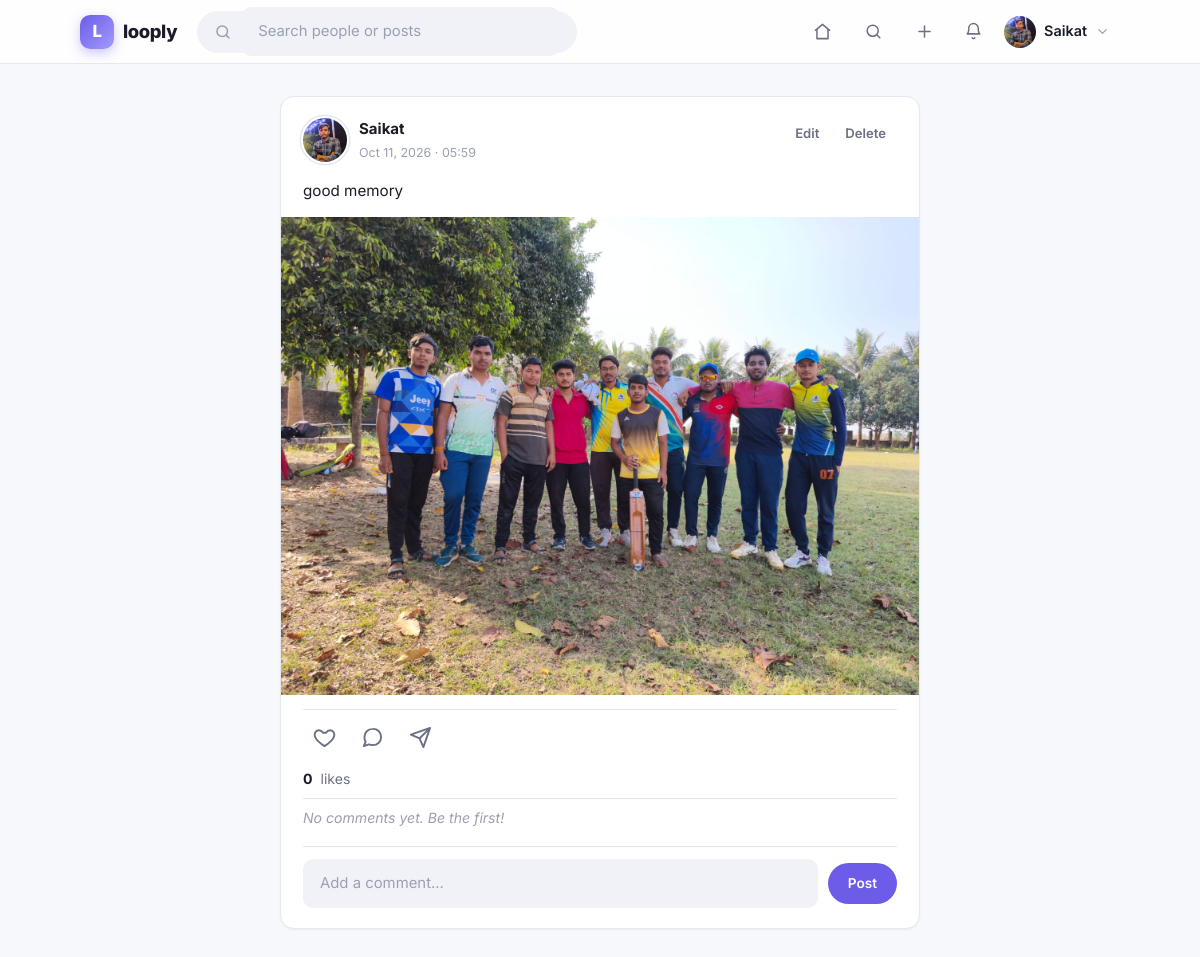
/posts/1/ (signed in), run on the app's committed database.
### accounts/models.py (models this page shows, shortened)
class Profile(models.Model):
    user = models.OneToOneField(
        settings.AUTH_USER_MODEL,
        on_delete=models.CASCADE,
        related_name='profile'
    )
    bio = models.TextField(max_length=300, blank=True)
    avatar = models.ImageField(
        upload_to='avatars/',
        default='avatars/default_avatar.png',
        blank=True
    )
    website = models.URLField(blank=True)
    location = models.CharField(max_length=100, blank=True)
    created_at = models.DateTimeField(auto_now_add=True)
    updated_at = models.DateTimeField(auto_now=True)

### posts/models.py (models this page shows, shortened)
class Post(models.Model):
    author = models.ForeignKey(
        settings.AUTH_USER_MODEL,
        related_name='posts',
        on_delete=models.CASCADE
    )
    content = models.TextField(max_length=1000, blank=True)
    image = models.ImageField(upload_to='posts/', blank=True, null=True)
    created_at = models.DateTimeField(auto_now_add=True)
    updated_at = models.DateTimeField(auto_now=True)
    class Meta:
        ordering = ['-created_at']
    @property
    def likes_count(self):
        return self.likes.count()
    @property
    def comments_count(self):
        return self.comments.count()

### posts/views.py (the view)
# urls.py: path('<int:pk>/', views.post_detail, name='post_detail'),
@login_required
def post_detail(request, pk):
    post = get_object_or_404(
        Post.objects.select_related('author', 'author__profile')
                    .prefetch_related('comments__author', 'likes'),
        pk=pk
    )
    liked = Like.objects.filter(post=post, user=request.user).exists()
    return render(request, 'posts/post_detail.html', {
        'post': post,
        'liked': liked,
    })

### templates/posts/post_detail.html (shortened to what this page needs)
{% extends 'base.html' %}
{% load static post_extras %}
{% block content %}
{% if confirm_delete %}
    <div class="auth-card">
        <h2>Delete this post?</h2>
        <p class="muted">This cannot be undone.</p>
        <form method="POST" action="{% url 'posts:delete_post' post.id %}" class="form-actions">
            {% csrf_token %}
            <button type="submit" class="btn-danger">Yes, delete</button>
            <a href="{% url 'posts:post_detail' post.id %}" class="btn-secondary">Cancel</a>
        </form>
    </div>
{% else %}
    <div class="feed-layout">
        {% include 'posts/post_card.html' with post=post %}
    </div>
{% endif %}
{% endblock %}

### templates/partials/navbar.html (shortened to what this page needs)
{% load static %}
<header class="navbar">
    <div class="navbar-inner">
        <a href="{% url 'home' %}" class="brand" aria-label="Looply home">
            <span class="brand-mark">L</span>
            <span class="brand-name">looply</span>
        </a>
        <form class="nav-search" method="get" action="{% url 'core:search' %}" role="search">
            <svg viewBox="0 0 24 24" aria-hidden="true">
                <circle cx="11" cy="11" r="7"></circle>
                <path d="m20 20-3.2-3.2"></path>
            </svg>
            <input type="search" name="q" placeholder="Search people or posts"
                   aria-label="Search people or posts"
                   value="{{ request.GET.q|default:'' }}">
        </form>
        <nav class="nav-links" id="primary-navigation">
            {% if user.is_authenticated %}
                <a href="{% url 'posts:feed' %}" class="nav-link">
                    <svg viewBox="0 0 24 24" aria-hidden="true">
                        <path d="M3 10.5 12 3l9 7.5"></path>
                        <path d="M5 9.5V21h14V9.5"></path>
                    </svg>
                </a>
                <a href="{% url 'accounts:discover' %}" class="nav-link">
                    <svg viewBox="0 0 24 24" aria-hidden="true">
                        <circle cx="11" cy="11" r="7"></circle>
                        <path d="m20 20-3.2-3.2"></path>
                    </svg>
                </a>
                <a href="{% url 'posts:create_post' %}" class="nav-link">
                    <svg viewBox="0 0 24 24" aria-hidden="true">
                        <path d="M12 5v14M5 12h14"></path>
                    </svg>
                </a>
                <a href="{% url 'core:notifications' %}" class="nav-link notif-link" aria-label="Notifications">
                    <svg viewBox="0 0 24 24" aria-hidden="true">
                        <path d="M18 8a6 6 0 1 0-12 0c0 6-2 7-2 7h16s-2-1-2-7"></path>
                        <path d="M13.7 20a2 2 0 0 1-3.4 0"></path>
                    </svg>
                </a>
                <details class="nav-user">
                    <summary>
                        <img src="{{ user.profile.avatar.url }}" class="avatar-xs" alt="">
                        <span class="nav-user-name">{{ user.username }}</span>
                        <svg class="chev" viewBox="0 0 24 24" aria-hidden="true">
                            <path d="m6 9 6 6 6-6"></path>
                        </svg>
                    </summary>
                </details>
            {% else %}
                <a href="{% url 'accounts:login' %}" class="btn-ghost">Log in</a>
                <a href="{% url 'accounts:register' %}" class="btn-primary btn-sm">Sign up</a>
            {% endif %}
        </nav>
    </div>
</header>

### templates/posts/post_card.html (shortened to what this page needs)
{% load static post_extras %}
<article class="post-card" data-post-id="{{ post.id }}">
    <header class="post-header">
        <a href="{% url 'accounts:profile' post.author.username %}" class="post-author">
            <img src="{{ post.author.profile.avatar.url }}"
                 class="post-avatar" alt="{{ post.author.username }}">
            <div class="post-author-meta">
                <strong>{{ post.author.username }}</strong>
                <span class="post-time">
                    {{ post.created_at|date:"M d, Y" }} · {{ post.created_at|time:"H:i" }}
                </span>
            </div>
        </a>
        {% if post.author == user %}
            <div class="post-menu">
                <a href="{% url 'posts:edit_post' post.id %}" title="Edit">Edit</a>
                <a href="{% url 'posts:delete_post' post.id %}"
                   onclick="return confirm('Delete this post?');" title="Delete">Delete</a>
            </div>
        {% endif %}
    </header>
    {% if post.content %}
        <p class="post-content">{{ post.content }}</p>
    {% endif %}
    {% if post.image %}
        <div class="post-image-wrap">
            <a href="{% url 'posts:post_detail' post.id %}">
                <img src="{{ post.image.url }}" class="post-img" alt="post image">
            </a>
        </div>
    {% endif %}
    <div class="post-actions">
        <button type="button"
                class="icon-btn like-btn {% if post.id|in_set:liked_post_ids %}liked{% endif %}"
                data-url="{% url 'posts:toggle_like' post.id %}"
                aria-label="Like">
            <svg viewBox="0 0 24 24" width="24" height="24">
                <path d="M12 21s-7.5-4.9-9.6-9.2C.7 8.3 2.5 4.5 6 4.5c2 0 3.4 1 4.4 2.5h3.2C14.6 5.5 16 4.5 18 4.5c3.5 0 5.3 3.8 3.6 7.3C19.5 16.1 12 21 12 21z"
                      fill="none" stroke="currentColor" stroke-width="2"
                      stroke-linecap="round" stroke-linejoin="round"/>
            </svg>
        </button>
        <a href="{% url 'posts:post_detail' post.id %}" class="icon-btn" aria-label="Comment">
            <svg viewBox="0 0 24 24" width="24" height="24">
                <path d="M21 11.5a8.4 8.4 0 0 1-9 8.4 9.9 9.9 0 0 1-3.7-.7L3 21l1.8-4.6A8.3 8.3 0 0 1 3.6 11.5 8.4 8.4 0 0 1 12 3a8.4 8.4 0 0 1 9 8.5z"
                      fill="none" stroke="currentColor" stroke-width="2"
                      stroke-linecap="round" stroke-linejoin="round"/>
            </svg>
        </a>
        <button type="button" class="icon-btn share-btn" aria-label="Share">
            <svg viewBox="0 0 24 24" width="24" height="24">
                <path d="M22 2 11 13M22 2l-7 20-4-9-9-4 20-7z"
                      fill="none" stroke="currentColor" stroke-width="2"
                      stroke-linecap="round" stroke-linejoin="round"/>
            </svg>
        </button>
    </div>
    <div class="post-likes">
        <strong class="likes-count">{{ post.likes_count }}</strong>
        <span>{% if post.likes_count == 1 %}like{% else %}likes{% endif %}</span>
    </div>
    <ul class="comments-list">
        {% for c in post.comments.all|slice:":3" %}
            <li>
                <a href="{% url 'accounts:profile' c.author.username %}" class="comment-author">
                    {{ c.author.username }}
                </a>
                <span class="comment-text">{{ c.content }}</span>
            </li>
        {% empty %}
            <li class="no-comments">No comments yet. Be the first!</li>
        {% endfor %}
    </ul>
    <form class="comment-form" data-url="{% url 'posts:add_comment' post.id %}">
        <input type="text" name="content" maxlength="500"
               placeholder="Add a comment..." required autocomplete="off">
        <button type="submit">Post</button>
    </form>
</article>

### data on the page
Post: author.profile.avatar (picture), author.username "Saikat", created_at "Oct 11, 2026", created_at "05:59", content "good memory", image (picture), likes_count "0"

### other printed values
{{ user.username }} "Saikat"
